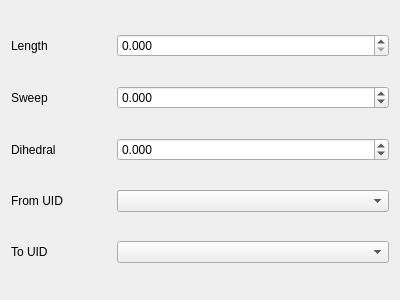
<?xml version="1.0" encoding="UTF-8"?>
<ui version="4.0">
 <class>ModificatorPositioningWidget</class>
 <widget class="QWidget" name="ModificatorPositioningWidget">
  <property name="geometry">
   <rect>
    <x>0</x>
    <y>0</y>
    <width>400</width>
    <height>300</height>
   </rect>
  </property>
  <property name="windowTitle">
   <string>Form</string>
  </property>
  <layout class="QVBoxLayout" name="verticalLayout">
   <item>
    <layout class="QHBoxLayout" name="horizontalLayout">
     <item>
      <widget class="QLabel" name="label">
       <property name="minimumSize">
        <size>
         <width>100</width>
         <height>0</height>
        </size>
       </property>
       <property name="maximumSize">
        <size>
         <width>100</width>
         <height>16777215</height>
        </size>
       </property>
       <property name="text">
        <string>Length</string>
       </property>
      </widget>
     </item>
     <item>
      <widget class="TIGLCreatorDoubleSpinBox" name="spinBoxLength">
       <property name="decimals">
        <number>3</number>
       </property>
       <property name="maximum">
        <double>999999999999999983222784.000000000000000</double>
       </property>
      </widget>
     </item>
    </layout>
   </item>
   <item>
    <layout class="QHBoxLayout" name="horizontalLayout_2">
     <item>
      <widget class="QLabel" name="label_2">
       <property name="minimumSize">
        <size>
         <width>100</width>
         <height>0</height>
        </size>
       </property>
       <property name="maximumSize">
        <size>
         <width>100</width>
         <height>16777215</height>
        </size>
       </property>
       <property name="text">
        <string>Sweep</string>
       </property>
      </widget>
     </item>
     <item>
      <widget class="TIGLCreatorDoubleSpinBox" name="spinBoxSweep">
       <property name="decimals">
        <number>3</number>
       </property>
       <property name="minimum">
        <double>-360.000000000000000</double>
       </property>
       <property name="maximum">
        <double>360.000000000000000</double>
       </property>
      </widget>
     </item>
    </layout>
   </item>
   <item>
    <layout class="QHBoxLayout" name="horizontalLayout_3">
     <item>
      <widget class="QLabel" name="label_3">
       <property name="minimumSize">
        <size>
         <width>100</width>
         <height>0</height>
        </size>
       </property>
       <property name="maximumSize">
        <size>
         <width>100</width>
         <height>16777215</height>
        </size>
       </property>
       <property name="text">
        <string>Dihedral</string>
       </property>
      </widget>
     </item>
     <item>
      <widget class="TIGLCreatorDoubleSpinBox" name="spinBoxDihedral">
       <property name="decimals">
        <number>3</number>
       </property>
       <property name="minimum">
        <double>-360.000000000000000</double>
       </property>
       <property name="maximum">
        <double>360.000000000000000</double>
       </property>
      </widget>
     </item>
    </layout>
   </item>
   <item>
    <layout class="QHBoxLayout" name="horizontalLayout_4">
     <item>
      <widget class="QLabel" name="label_4">
       <property name="minimumSize">
        <size>
         <width>100</width>
         <height>0</height>
        </size>
       </property>
       <property name="maximumSize">
        <size>
         <width>100</width>
         <height>16777215</height>
        </size>
       </property>
       <property name="text">
        <string>From UID</string>
       </property>
      </widget>
     </item>
     <item>
      <widget class="QComboBox" name="comboBoxFromUID"/>
     </item>
    </layout>
   </item>
   <item>
    <layout class="QHBoxLayout" name="horizontalLayout_5">
     <item>
      <widget class="QLabel" name="label_5">
       <property name="minimumSize">
        <size>
         <width>100</width>
         <height>0</height>
        </size>
       </property>
       <property name="maximumSize">
        <size>
         <width>100</width>
         <height>16777215</height>
        </size>
       </property>
       <property name="text">
        <string>To UID</string>
       </property>
      </widget>
     </item>
     <item>
      <widget class="QComboBox" name="comboBoxToUID"/>
     </item>
    </layout>
   </item>
  </layout>
 </widget>
 <customwidgets>
  <customwidget>
   <class>TIGLCreatorDoubleSpinBox</class>
   <extends>QDoubleSpinBox</extends>
   <header>TIGLCreatorDoubleSpinBox.h</header>
  </customwidget>
 </customwidgets>
 <resources/>
 <connections/>
</ui>
